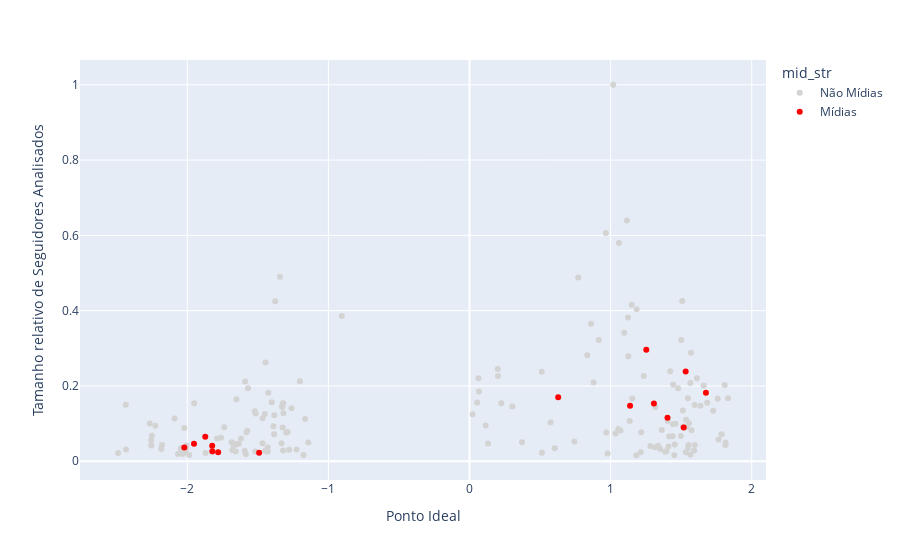

Notebook source saved alongside this figure:
### Code cell
fig = px.scatter(df, x="ponto_ideal", 
                 y="seguidores_analisados_rel", 
                 color="mid_str",
                 color_discrete_sequence=['lightgrey', 'red'],
                 hover_data=['nome', 'partido', 'profissoes'],
                 labels={'seguidores_analisados_rel':'Tamanho relativo de Seguidores Analisados', 
                         'ponto_ideal':'Ponto Ideal',
                         'posicao': 'Classificação',
                         'nome': 'Nome',
                         'partido': 'Partido',
                         'profissoes': 'Classificações'})
fig.show()

### Figure 1 — Plotly figure (JSON) as saved in the notebook; plotly's stock layout.template omitted (floating-point values rounded to 4 significant figures; data arrays with more than 128 entries replaced by an {"elided": "..."} marker saying what was removed)
{"data": [{"customdata": {"elided": "169x3 str values"}, "hovertemplate": "mid_str=Não Mídias<br>Ponto Ideal=%{x}<br>Tamanho relativo de Seguidores Analisados=%{y}<br>Nome=%{customdata[0]}<br>Partido=%{customdata[1]}<br>Classificações=%{customdata[2]}<extra></extra>", "legendgroup": "Não Mídias", "marker": {"color": "lightgrey", "symbol": "circle"}, "mode": "markers", "name": "Não Mídias", "orientation": "v", "showlegend": true, "type": "scatter", "x": {"elided": "169 float values"}, "xaxis": "x", "y": {"elided": "169 float values"}, "yaxis": "y"}, {"customdata": [["Blogueiras Feministas", "", "mídia, feminista"], ["Blogueiras Negras", "", "mídia, negro"], ["Brasil Paralelo", "", "mídia, político"], ["FamíliaDireitaBrasil", "", "mídia, político"], ["Conexão Política", "", "mídia, político"], ["Crítica Nacional", "", "mídia, político"], ["Caneta Desesquerdizadora", "", "mídia, conservador"], ["Geledés Instituto da Mulher Negra", "", "mídia, negro"], ["Brasil Sem Medo", "", "mídia, político"], ["Não Me Kahlo", "", "coletivo, mídia, feminista"], ["ONU Mulheres Brasil", "", "coletivo, mídia, feminista"], ["Revista AzMina", "", "mídia, feminista"], ["Senso Incomum", "", "mídia, político"], ["Portal Terça Livre", "", "mídia, político"], ["Tese Onze", "", "mídia, político, ecossocialista"]], "hovertemplate": "mid_str=Mídias<br>Ponto Ideal=%{x}<br>Tamanho relativo de Seguidores Analisados=%{y}<br>Nome=%{customdata[0]}<br>Partido=%{customdata[1]}<br>Classificações=%{customdata[2]}<extra></extra>", "legendgroup": "Mídias", "marker": {"color": "red", "symbol": "circle"}, "mode": "markers", "name": "Mídias", "orientation": "v", "showlegend": true, "type": "scatter", "x": [-1.823, -2.021, 1.307, 1.403, 1.253, 1.518, 0.6285, -1.952, 1.675, -1.872, -1.491, -1.781, 1.138, 1.532, -1.822], "xaxis": "x", "y": [0.0411, 0.03673, 0.1531, 0.1156, 0.2962, 0.08958, 0.1701, 0.04671, 0.1817, 0.06543, 0.0224, 0.02403, 0.1476, 0.2386, 0.02692], "yaxis": "y"}], "layout": {"legend": {"title": {"text": "mid_str"}, "tracegroupgap": 0}, "margin": {"t": 60}, "xaxis": {"anchor": "y", "domain": [0, 1], "title": {"text": "Ponto Ideal"}}, "yaxis": {"anchor": "x", "domain": [0, 1], "title": {"text": "Tamanho relativo de Seguidores Analisados"}}}}
